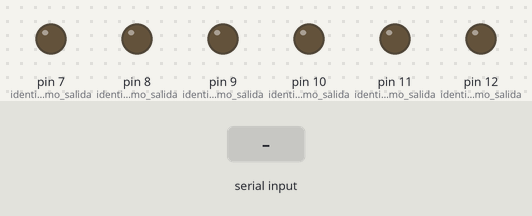
The sketch below on a simulated Arduino Uno, built with avr-gcc and run on an emulated ATmega328P. Shown: output pins drawn as LEDs (lit = HIGH). Dashed ring = blinking. Inputs (shaded band) come from the test bench. What the sketch prints to the serial monitor is not drawn.

Above: at 1.2 s.
1.3 s: "amarillo" received over Serial
At 2.8 s:
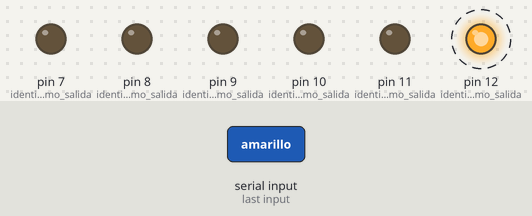
4.3 s: "verde" received over Serial
At 5.9 s:
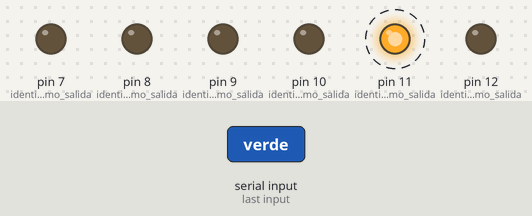
7.3 s: "naranja" received over Serial
At 8.9 s:
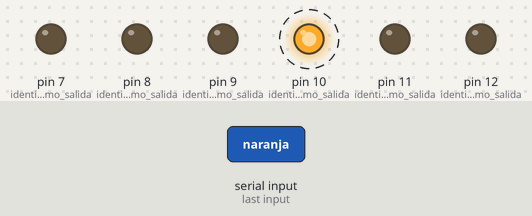
10.3 s: "azul" received over Serial
At 11.9 s:
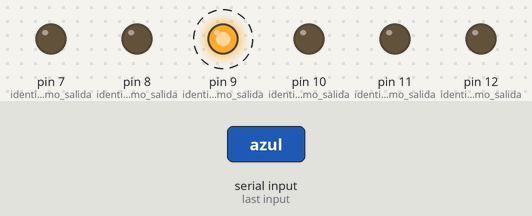
13.3 s: "rojo" received over Serial
At 14.9 s:
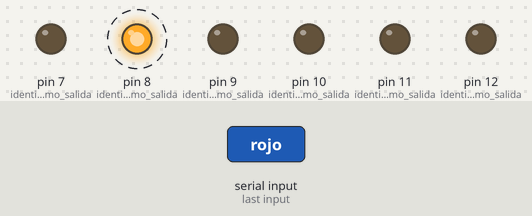
16.3 s: "blanco" received over Serial
At 17.9 s:
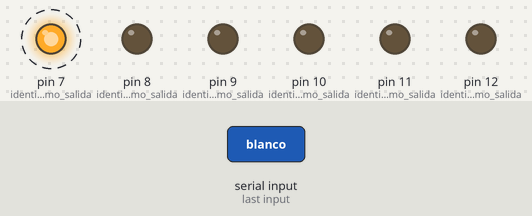
Timing chart, 0 to 20.3 s (numbered marks = the images above; inputs shaded):
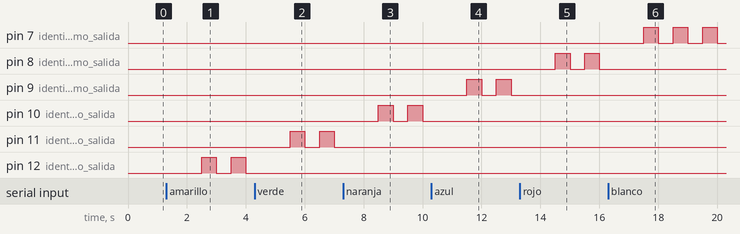

Measured:
- after the input at 1.3 s, pin 12 (identificamos_como_salida): alternates HIGH for 0.50 s and LOW for 0.50 s, starting after 1.2 s
- after the input at 4.3 s, pin 11 (identificamos_como_salida): alternates HIGH for 0.50 s and LOW for 0.50 s, starting after 1.2 s; pin 12 (identificamos_como_salida): stops changing and stays LOW
- after the input at 7.3 s, pin 10 (identificamos_como_salida): alternates HIGH for 0.50 s and LOW for 0.50 s, starting after 1.2 s; pin 11 (identificamos_como_salida): stops changing and stays LOW
- after the input at 10.3 s, pin 9 (identificamos_como_salida): alternates HIGH for 0.50 s and LOW for 0.50 s, starting after 1.2 s; pin 10 (identificamos_como_salida): stops changing and stays LOW
- after the input at 13.3 s, pin 8 (identificamos_como_salida): alternates HIGH for 0.50 s and LOW for 0.50 s, starting after 1.2 s; pin 9 (identificamos_como_salida): stops changing and stays LOW
- after the input at 16.3 s, pin 7 (identificamos_como_salida): alternates HIGH for 0.50 s and LOW for 0.50 s, starting after 1.2 s; pin 8 (identificamos_como_salida): stops changing and stays LOW

The sketch:

practica_02_S_Dixitais_v2.ino
```cpp
/*Programa que permite escoger manualmente el led que se enciende en función del
valor de una variable de tipo String, modificando la variable en el propio codigo.
Autor:Diego Otero Figueira
Data: Novembro 2026
*/
String color = "";//variable para poder activar manualmente modificando el codigo el color del led que se enciende

void setup(){//se comprueba una vez solo
  Serial.begin(9600);//activa la pantalla para ver mensajes
  pinMode(12,OUTPUT);//identificamos como salida la patilla 12
  pinMode(11,OUTPUT);//identificamos como salida la patilla 11
  pinMode(10,OUTPUT);//identificamos como salida la patilla 10
  pinMode(9,OUTPUT);//identificamos como salida la patilla 9
  pinMode(8,OUTPUT);//identificamos como salida la patilla 8
  pinMode(7,OUTPUT);//identificamos como salida la patilla 7
}//termina void setup

void loop(){//bucle que se repite infinitamente
  if (Serial.available()){
    color = Serial.readString();
  }
  if (color == "amarillo"){//si se cumple condición activase a funcion si no comprueba siguiente condidión
    digitalWrite(12,HIGH);//enviar señal de encendido a la salida digital numero 12
    Serial.print ("led amarillo encendido");//enviamos mensaje a la pantalla
    delay(500);//esperar 500 ms
    digitalWrite(12,LOW);//enviar señal de apagado a la salida digital numero 12
    Serial.println("led amarillo apagado");//enviamos mensaje a la pantalla
    delay(500);//esperar 500 ms
  }//termina if amarillo
  else if (color == "verde"){//si se cumple condicion activase la funcion si no comprueba siguiente condidión
    digitalWrite(11,HIGH);//enviar señal de encendido a la salida digital numero 11
    Serial.print ("led verde encendido");//enviamos mensaje a la pantalla
    delay(500);//esperar 500 ms
    digitalWrite(11,LOW);//enviar señal de apagado a la salida digital numero 11
    Serial.println("led verde apagado");//enviamos mensaje a la pantalla
    delay(500);//esperar 500 ms
  }//termina else if verde
  else if (color == "naranja"){//si se cumple led naranja activase e desactivase cada 500 ms, con mensajes en pantalla, si no comprueba siguiente condidión
    digitalWrite(10,HIGH);//enviar señal de encendido a la salida digital numero 10
    Serial.print ("led naranja encendido");//enviamos mensaje a la pantalla
    delay(500);//esperar 500 ms
    digitalWrite(10,LOW);//enviar señal de apagado a la salida digital numero 10
    Serial.println("led naranja apagado");//enviamos mensaje a la pantalla
    delay(500);//esperar 500 ms
  }//termina else if naranja
  else if (color == "azul"){//si se cumple led azul activase e desactivase cada 500 ms, con mensajes en pantalla, si no comprueba siguiente condidión
    digitalWrite(9,HIGH);//enviar señal de encendido a la salida digital numero 9
    Serial.print ("led azul encendido");//enviamos mensaje a la pantalla
    delay(500);//esperar 500 ms
    digitalWrite(9,LOW);//enviar señal de apagado a la salida digital numero 9
    Serial.println("led azul apagado");//enviamos mensaje a la pantalla
    delay(500);//esperar 500 ms
  }//termina else if azul
  else if (color == "rojo"){//si se cumple led rojo activase e desactivase cada 500 ms, con mensajes en pantalla, si no comprueba siguiente condidión
    digitalWrite(8,HIGH);//enviar señal de encendido a la salida digital numero 8
    Serial.print ("led rojo encendido");//enviamos mensaje a la pantalla
    delay(500);//esperar 500 ms
    digitalWrite(8,LOW);//enviar señal de apagado a la salida digital numero 8
    Serial.println("led rojo apagado");//enviamos mensaje a la pantalla
    delay(500);//esperar 500 ms
  }//termina else if rojo
  else if (color == "blanco"){//si se cumple led blanco activase e desactivase cada 500 ms, con mensajes en pantalla, si no comprueba siguiente condidión
    digitalWrite(7,HIGH);//enviar señal de encendido a la salida digital numero 7
    Serial.print ("led blanco encendido");//enviamos mensaje a la pantalla
    delay(500);//esperar 500 ms
    digitalWrite(7,LOW);//enviar señal de apagado a la salida digital numero 7
    Serial.println("led blanco apagado");//enviamos mensaje a la pantalla
    delay(500);//esperar 500 ms
  }
    else {
      Serial.println ("escribe ben o codigo MAKINA");
      delay(500);
    }
  }//termina else if blanco
//termina void loop
```
